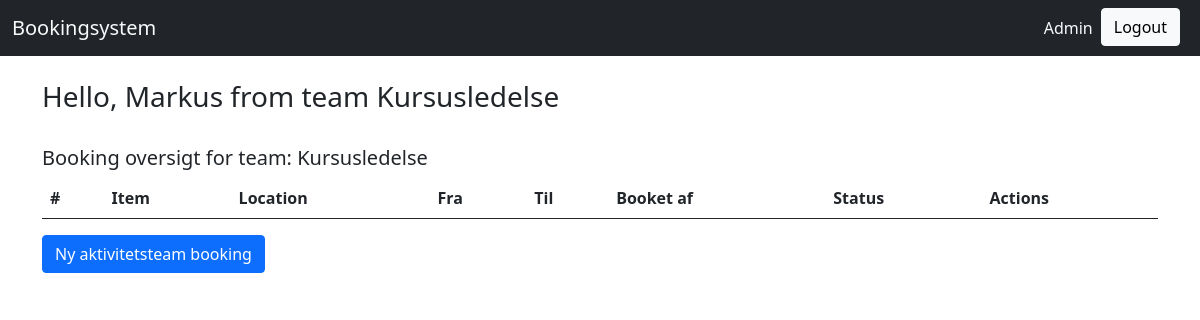
The page /AktivitetsTeam/AktivitetsTeam/AktivitetsTeamBooking/ (signed in) on the database as committed earlier.
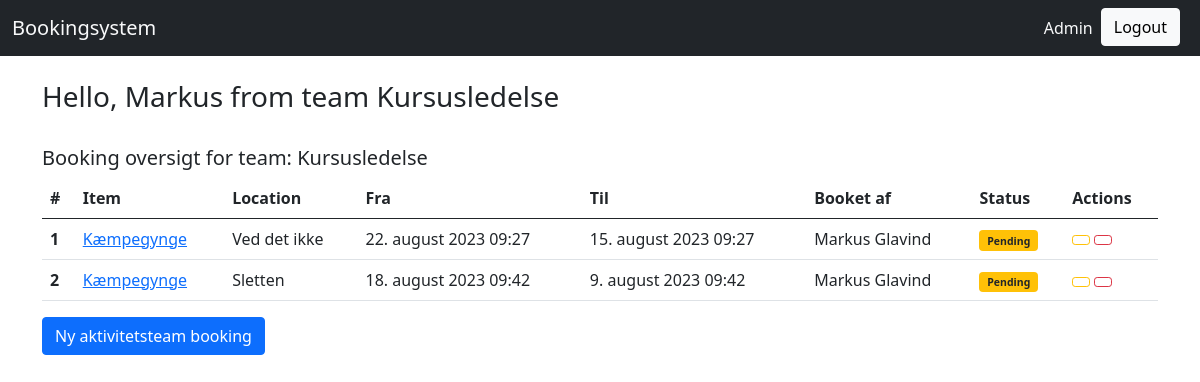
The same page on the database as committed later.
### organization/models.py (models this page shows, shortened)
class Volunteer(AbstractUser):
    username = models.CharField(max_length=30, unique=True)
    first_name = models.CharField(max_length=30)
    created = models.DateTimeField(auto_now_add=True, editable=False)
    last_name = models.CharField(max_length=30)
    last_updated = models.DateTimeField(auto_now=True, editable=False)
    email = models.EmailField()
    class Meta:
        pass
    def __str__(self):
        return f"{self.first_name} {self.last_name}"

class TeamMembership(models.Model):
    team = models.ForeignKey("organization.Team", on_delete=models.CASCADE)
    member = models.ForeignKey("organization.Volunteer", on_delete=models.CASCADE)
    last_updated = models.DateTimeField(auto_now=True, editable=False)
    created = models.DateTimeField(auto_now_add=True, editable=False)
    role = models.CharField(max_length=30)
    class Meta:
        pass

class Team(models.Model):
    name = models.CharField(max_length=30)
    last_updated = models.DateTimeField(auto_now=True, editable=False)
    short_name = models.CharField(max_length=30)
    created = models.DateTimeField(auto_now_add=True, editable=False)
    class Meta:
        pass

### AktivitetsTeam/models.py (models this page shows, shortened)
class AktivitetsTeamBooking(models.Model):
    team = models.ForeignKey("organization.Team", on_delete=models.CASCADE)
    item = models.ForeignKey("AktivitetsTeam.AktivitetsTeamItem", on_delete=models.CASCADE)
    team_contact = models.ForeignKey("organization.Volunteer", on_delete=models.CASCADE)
    STATUS_CHOICES = (
        ('Pending', 'Pending'),
        ('Approved', 'Approved'),
        ('Rejected', 'Rejected'),
    )
    location = models.CharField(max_length=100)
    start = models.DateTimeField()
    end = models.DateTimeField()
    created = models.DateTimeField(auto_now_add=True, editable=False)
    last_updated = models.DateTimeField(auto_now=True, editable=False)
    status = models.CharField(max_length=10, choices=STATUS_CHOICES, default='Pending')
    remarks = models.TextField(blank=True)  # Blank allows for an empty value
    class Meta:
        pass
    def get_absolute_url(self):
        return reverse("AktivitetsTeam_AktivitetsTeamBooking_detail", args=(self.pk,))
    def approve_bookings(self, request, queryset):
        queryset.update(status="Approved")
    approve_bookings.short_description = "Approve selected bookings"
    def reject_bookings(self, request, queryset):
        queryset.update(status="Rejected")
    reject_bookings.short_description = "Rejected selected bookings"

class AktivitetsTeamItem(models.Model):
    description = models.TextField(max_length=500)
    created = models.DateTimeField(auto_now_add=True, editable=False)
    last_updated = models.DateTimeField(auto_now=True, editable=False)
    name = models.CharField(max_length=100)
    class Meta:
        pass
    def __str__(self):
        return str(self.name)

### AktivitetsTeam/views.py (the view)
# urls.py: path("AktivitetsTeam/AktivitetsTeamBooking/", views.AktivitetsTeamBookingListView.as_view(), name="AktivitetsTeam_AktivitetsTeamBooking_list"),
class AktivitetsTeamBookingListView(generic.ListView):
    model = models.AktivitetsTeamBooking
    form_class = forms.AktivitetsTeamBookingForm
    @method_decorator(login_required)
    def dispatch(self, *args, **kwargs):
        return super().dispatch(*args, **kwargs)

### AktivitetsTeam/templates/AktivitetsTeam/aktivitetsteambooking_list.html (shortened to what this page needs)
{% extends "base.html" %}
{% block content %}
{% load bootstrap_icons %}
<br>
{% if request.user.is_authenticated %}
      <h5>Booking oversigt for team: {% with volunteer_team_memberships=request.user.teammembership_set.all %}
          {% if volunteer_team_memberships %}
              {{ volunteer_team_memberships.first.team.name }}
          {% endif %}
          {% endwith %}</h5>
  {% endif %}
<table class="table">
  <thead>
    <tr>
      <th scope="col">#</th>
      <th scope="col">Item</th>
      <th scope="col">Location</th>
      <th scope="col">Fra</th>
      <th scope="col">Til</th>
      <th scope="col">Booket af</th>
      <th scope="col">Status</th>
      <th scope="col">Actions</th>
    </tr>
  </thead>
  <tbody>
    {% for object in object_list %}
    {% with booking_team_membership=object.team.teammembership_set.first %}
    {% if booking_team_membership.member == request.user %}
      <tr>
        <th scope="row">{{ object.id}}</th>
        <td><a href="{{object.get_absolute_url}}">{{object.item}}</a>  </td>
        <td>{{object.location}}</td>
        <td>{{object.start}}</td>
        <td>{{object.end}}</td>
        <td>{{object.team_contact}}</td>
        <td>
          {% if object.status == 'Pending' %}
              <span class="badge bg-warning text-dark">
                  <small>Pending</small>
              </span>
          {% elif object.status == 'Approved' %}
              <span class="badge bg-success">
                  <small>Approved</small>
              </span>
          {% elif object.status == 'Rejected' %}
              <span class="badge bg-danger">
                  <small>Rejected</small>
              </span>
          {% endif %}
      </td>
        <td>
          <a href="{% url 'AktivitetsTeam_AktivitetsTeamBooking_update' object.pk %}" class="btn btn-outline-warning btn-sm">
          </a>
          <a href="{% url 'AktivitetsTeam_AktivitetsTeamBooking_delete' object.pk %}" class="btn btn-outline-danger btn-sm">
          </a>
      </td>
      </tr>
      {% endif %}
      {% endwith %}
    {% endfor %}
  </tbody>
</table>
<div>
  <a class="btn btn-primary"
    href="{% url 'AktivitetsTeam_AktivitetsTeamBooking_create' %}">
  Ny aktivitetsteam booking
  </a>
</div>
{% endblock %}

### templates/base.html (shortened to what this page needs)
<!doctype html>
<html lang="en">
    <head>
        <link href="https://cdn.jsdelivr.net/npm/bootstrap@5.0.0-beta1/dist/css/bootstrap.min.css" rel="stylesheet">
    </head>
  <body>
    {% load bootstrap_icons %}
  	{% include 'navbar.html' %}
    <br/>
    <div class="container">
      {% if request.user.is_authenticated %}
      <h3>Hello, {{ user.first_name }} from team {% with volunteer_team_memberships=request.user.teammembership_set.all %}
          {% if volunteer_team_memberships %}
              {{ volunteer_team_memberships.first.team.name }}
          {% endif %}
          {% endwith %}</h3>
      {% endif %}
      {% block content %}{% endblock %}
    </div>
  </body>
</html>

### templates/navbar.html (shortened to what this page needs)
<nav class="navbar navbar-expand-lg bg-body-tertiary bg-dark navbar-light" data-bs-theme="dark">
    <div class="container-fluid">
        <a class="navbar-brand d-flex text-light" href="{% url 'index' %}" >Bookingsystem</a>
        <div class="collapse navbar-collapse justify-content-end" id="navbarTogglerDemo02">
            <ul class="navbar-nav">
                <li class="nav-item">
                    <a class="nav-link d-flex text-light" href="{% url 'admin:index' %}">Admin</a>
                </li>
                <li class="nav-item">
                    {% if request.user.is_authenticated %}
                    <a class="btn btn-light me-2" href="{% url 'logout_user' %}">Logout</a>
                    {% else %}
                    <a class="btn btn-light me-2" href="{% url 'login_user' %}">Sign In</a>
                    {% endif %}
                </li>
            </ul>
        </div>
    </div>
</nav>

Rows that differ between the two databases and show on the page:
added AktivitetsTeamBooking: id "1", item "Kæmpegynge", location "Ved det ikke", start "22. august 2023 09:27", end "15. august 2023 09:27", team_contact "Markus Glavind", status "Pending"
added AktivitetsTeamBooking: id "2", item "Kæmpegynge", location "Sletten", start "18. august 2023 09:42", end "9. august 2023 09:42", team_contact "Markus Glavind", status "Pending"
